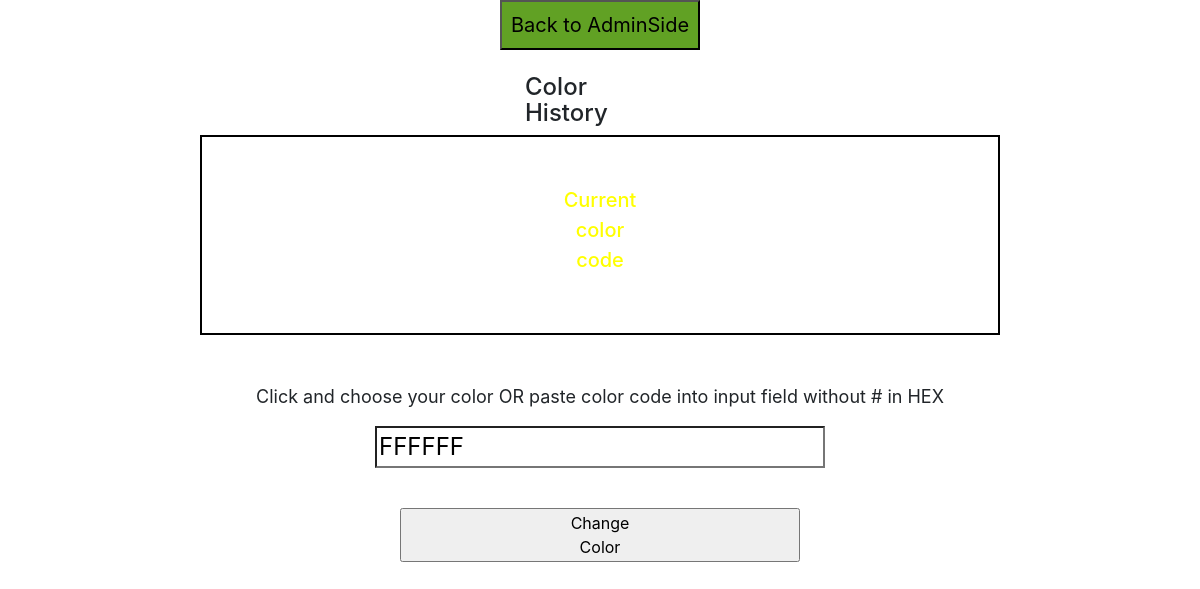
The page /php/edit_color.php on the database as committed earlier.
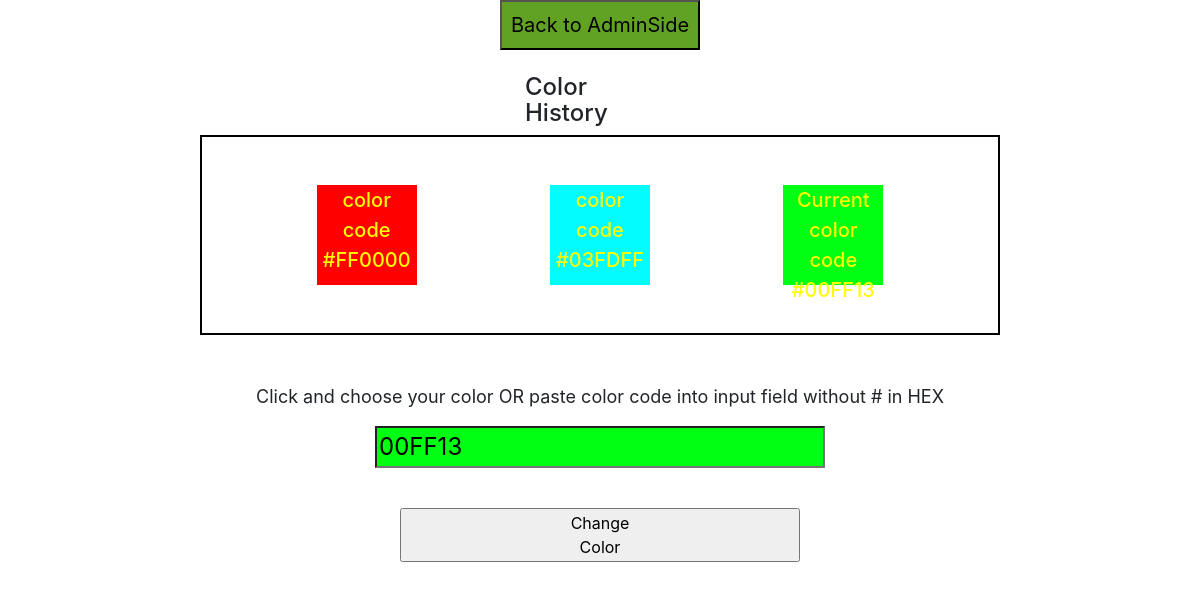
The same page on the database as committed later.
### tables this page shows
CREATE TABLE `color` (
  `id` int(11) NOT NULL,
  `color_name` varchar(50) NOT NULL,
  `color_code` varchar(50) NOT NULL
);

### php/database_functions.php (called while the page is built, shortened)
<?php
function getLastColor ($connect) {
    $my_sql = "SELECT * FROM color ORDER BY id DESC";
    $result = mysqli_query($connect, $my_sql);
    $result = mysqli_fetch_assoc($result);
    return $result;
    }
function getLasts ($connect) {
    $my_sql = "SELECT * FROM color ORDER BY id";
    $result = mysqli_query($connect, $my_sql);
    if (mysqli_num_rows($result)>=3){
        $start = mysqli_num_rows($result)-3;
        $my_sql = "SELECT * FROM color WHERE id != (SELECT MAX(id) FROM color) ORDER BY id LIMIT $start, 3";
        $result = mysqli_query($connect, $my_sql);
        return $result;
    }
    return $result;
}
 ?>

### php/edit_color.php (the view, shortened to what this page needs)
<?php
include_once ('database_functions.php');
?>
<!DOCTYPE html>
<html>
    <head>
        <link rel="stylesheet" href="../libs/bootstrap/css/bootstrap.min.css">
    </head>
    <body>
        <div style="display: flex; justify-content: center">
            <input type="button" style="width: 200px; height: 50px; font-size: 20px; background-color: rgb(97, 161, 36)" onclick="location.href='admin.php';" value="Back to AdminSide" />
        </div>
        <br>
        <h4 style="width: 150px" class="mx-auto">Color History</h4>
        <div class="mx-auto p-5" style="display: flex; justify-content: center; border: 2px solid black; width: 800px; height: 200px;">
        <br>
        <?php
        $result = getLasts ($connection);
        $resultLast = getLastColor ($connection);
        while ($row = mysqli_fetch_array($result)) { ?>
            <div class="mx-auto text-center" style="width: 100px; height: 100px; background-color: <?php echo $row['color_code'] ?>"><span style="font-size: 20px; color: yellow; font-weight: 500;">color code <?php echo $row['color_code'] ?></span> </div>
        <?php } ?>
            <div class="mx-auto text-center" style="width: 100px; height: 100px; background-color: <?php echo $resultLast['color_code'] ?>"><span style="font-size: 20px; color: yellow; font-weight: 500;">Current color code <?php echo $resultLast['color_code'] ?></span> </div>
        </div>
            <form class="mt-5 text-center" style="" action="change_color.php" method="post">
                <p style="font-size: 18px;">Click and choose your color OR paste color code into input field without # in HEX</p>
                <input style="width: 450px; font-size:24px;" type="text" name="main_color" class="jscolor" value="<?php echo ltrim($resultLast['color_code'], '#')?>">
                <br>
                <br>
                <button class="mt-3" type="submit" name="submit_color" style="width: 400px;">Change <br /> Color</button>
            </form>
    </body>
</html>

Rows that differ between the two databases and show on the page:
added color: color_code "#FF0000"
added color: color_code "#03FDFF"
added color: color_code "#00FF13", main_color "00FF13"
Other text that changed with them:
form field main_color: "FFFFFF" → (not shown)
